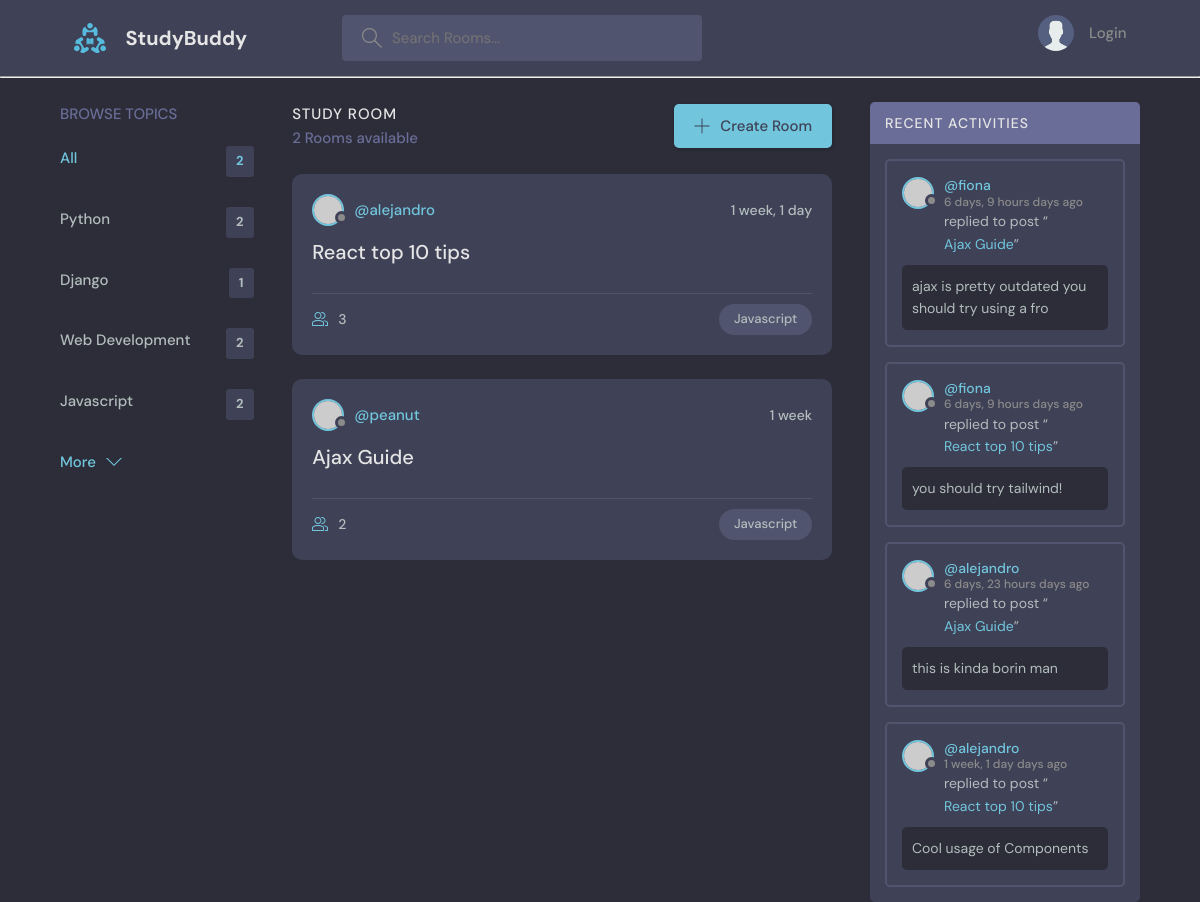
Page /?q=Java on the earlier database version.
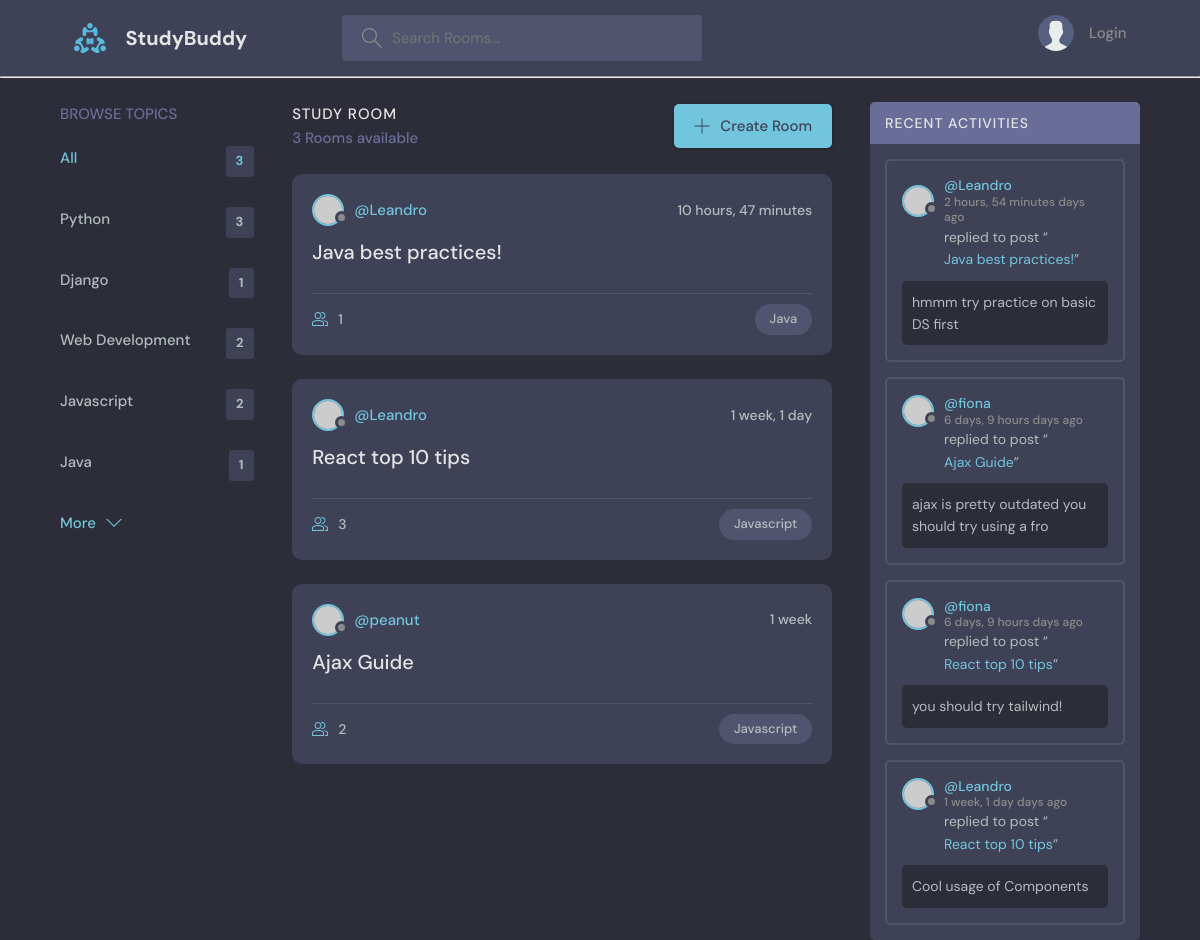
Same page on the later database version.
### base/models.py (models this page shows, shortened)
class Topic(models.Model):
    name = models.CharField(max_length=200)

class Room(models.Model):
    host = models.ForeignKey(User , on_delete=models.SET_NULL , null=True)
    topic = models.ForeignKey(Topic , on_delete=models.SET_NULL , null=True) # When the topic is deleted room will remain
    name = models.CharField(max_length=200)
    description = models.TextField(null=True ,blank=True, max_length=200) # Null meaning it can be blank
    participants = models.ManyToManyField(User , related_name="participants" , blank=True)
    updated = models.DateTimeField(auto_now=True) #Automatic DateTimeField | Everytime we save
    created = models.DateTimeField(auto_now_add=True) #When we first save
    class Meta:
        ordering = ['-updated', '-created'] # if with "-" it will be reversed
    def __str__(self):
        return self.name

class Message(models.Model):
    user = models.ForeignKey(User , on_delete=models.CASCADE) # A message only has one user
    room = models.ForeignKey(Room , on_delete=models.CASCADE) # CASCADE Means if room is deleted the Message will also be deleted
    body = models.TextField(max_length=250)
    updated = models.DateTimeField(auto_now=True) #Automatic DateTimeField | Everytime we save
    created = models.DateTimeField(auto_now_add=True) #When we first save
    class Meta:
        ordering = ['-updated', '-created'] # if with "-" it will be reversed
    def __str__(self):
        return self.body[0:50]

### base/views.py (the view)
# urls.py: path('' , views.home , name="home"),
def home(request):
    q = request.GET.get('q') if request.GET.get('q') != None else '' #get the '?q=[QUERY]'
    rooms = Room.objects.filter(
        Q(topic__name__icontains = q) |
        Q(name__icontains = q) |
        Q(description__icontains = q)
    ) # all in db
    room_count = rooms.count()
    topic = Topic.objects.all()[0:5] # get all topic from db
    room_messages = Message.objects.filter(Q(room__topic__name__icontains =q))
    context = {'rooms': rooms, 'topics': topic,
               'room_count': room_count, 'room_messages': room_messages}
    return render(request , 'base/home.html' , context )

### base/templates/base/home.html (shortened to what this page needs)
{% extends "main.html" %}
{% block content %}
<main class="layout layout--3">
  <div class="container">
    {% include 'base/topics_component.html' %}
    <div class="roomList">
      <div class="roomList__header">
        <div>
          <h2>Study Room</h2>
          <p>{{room_count}} Rooms available</p>
        </div>
        <a class="btn btn--main" href="{% url 'create-room'%}">
          <svg version="1.1" xmlns="http://www.w3.org/2000/svg" width="32" height="32" viewBox="0 0 32 32">
            <title>add</title>
            <path
              d="M16.943 0.943h-1.885v14.115h-14.115v1.885h14.115v14.115h1.885v-14.115h14.115v-1.885h-14.115v-14.115z">
            </path>
          </svg>
          Create Room
        </a>
      </div>
      {% include 'base/feed_component.html' %}
    </div>
    {% include 'base/activity_component.html' %}
  </div>
</main>
{% endblock content %}

### base/templates/base/topics_component.html
<div class="topics">
    <div class="topics__header">
        <h2>Browse Topics</h2>
    </div>
    <ul class="topics__list">
        <li>
            <a href="{% url 'home' %}" class="active">All <span>{{room_count}}</span></a>
        </li>
        <li>
            {% for topic in topics %}
            <a href="{% url 'home' %}?q={{topic.name}}">{{topic.name}} <span> {{topic.room_set.all.count}} </span></a>
            {% endfor %}
        </li>
    </ul>
    <a class="btn btn--link" href="{% url 'topics' %}">
        More
        <svg version="1.1" xmlns="http://www.w3.org/2000/svg" width="32" height="32" viewBox="0 0 32 32">
            <title>chevron-down</title>
            <path d="M16 21l-13-13h-3l16 16 16-16h-3l-13 13z"></path>
        </svg>
    </a>
</div>

### base/templates/base/feed_component.html (shortened to what this page needs)
{% for room in rooms %}
<div class="roomListRoom">
    <div class="roomListRoom__header">
        <a href="{% url 'profile' room.host.id %}" class="roomListRoom__author">
            <div class="avatar avatar--small">
                <img src="https://randomuser.me/api/portraits/women/11.jpg" />
            </div>
            <span>@{{room.host.username}}</span>
        </a>
        <div class="roomListRoom__actions">
            <span>{{room.created|timesince}}</span>
        </div>
    </div>
    <div class="roomListRoom__content">
        <a href="{% url 'room' room.id %}">{{room.name}}</a>
    </div>
    <div class="roomListRoom__meta">
        <a href="{% url 'room' room.id %}" class="roomListRoom__joined">
            {{room.participants.all.count}}
        </a>
        <p class="roomListRoom__topic">{{room.topic.name}}</p>
    </div>
</div>
{% endfor %}

### base/templates/base/activity_component.html (shortened to what this page needs)
<div class="activities">
    <div class="activities__header">
        <h2>Recent Activities</h2>
    </div>
    {% for message in room_messages %}
    <div class="activities__box">
        <div class="activities__boxHeader roomListRoom__header">
            <a href="{% url 'profile' message.user.id %}" class="roomListRoom__author">
                <div class="avatar avatar--small">
                    <img src="https://randomuser.me/api/portraits/women/11.jpg" />
                </div>
                <p>
                    @{{message.user}}
                    <span>{{message.created|timesince}} days ago</span>
                </p>
            </a>
        </div>
        <div class="activities__boxContent">
            <p>replied to post “<a href="room.html">{{message.room}}</a>”</p>
            <div class="activities__boxRoomContent">
                {{message}}
            </div>
        </div>
    </div>
    {% endfor %}
</div>

Differences in the rows shown:
removed Message: user "alejandro", created "6 days, 23 hours", room "Ajax Guide", body "this is kinda borin man"
computed for Topic "Python": room_set.all.count "2" → "3"
added Topic: name "Java", room_set.all.count "1"
added Room: host.username "Leandro", created "10 hours, 47 minutes", name "Java best practices!", participants.all.count "1", topic.name "Java"
changed through a linked row, Room "React top 10 tips": host.username "alejandro" → "Leandro"
added Message: user "Leandro", created "2 hours, 54 minutes", room "Java best practices!", body "hmmm try practice on basic DS first"
changed through a linked row, Message "Cool usage of Components": user "alejandro" → "Leandro"
Other differences:
{{ room_count }}: "2" → "3"
